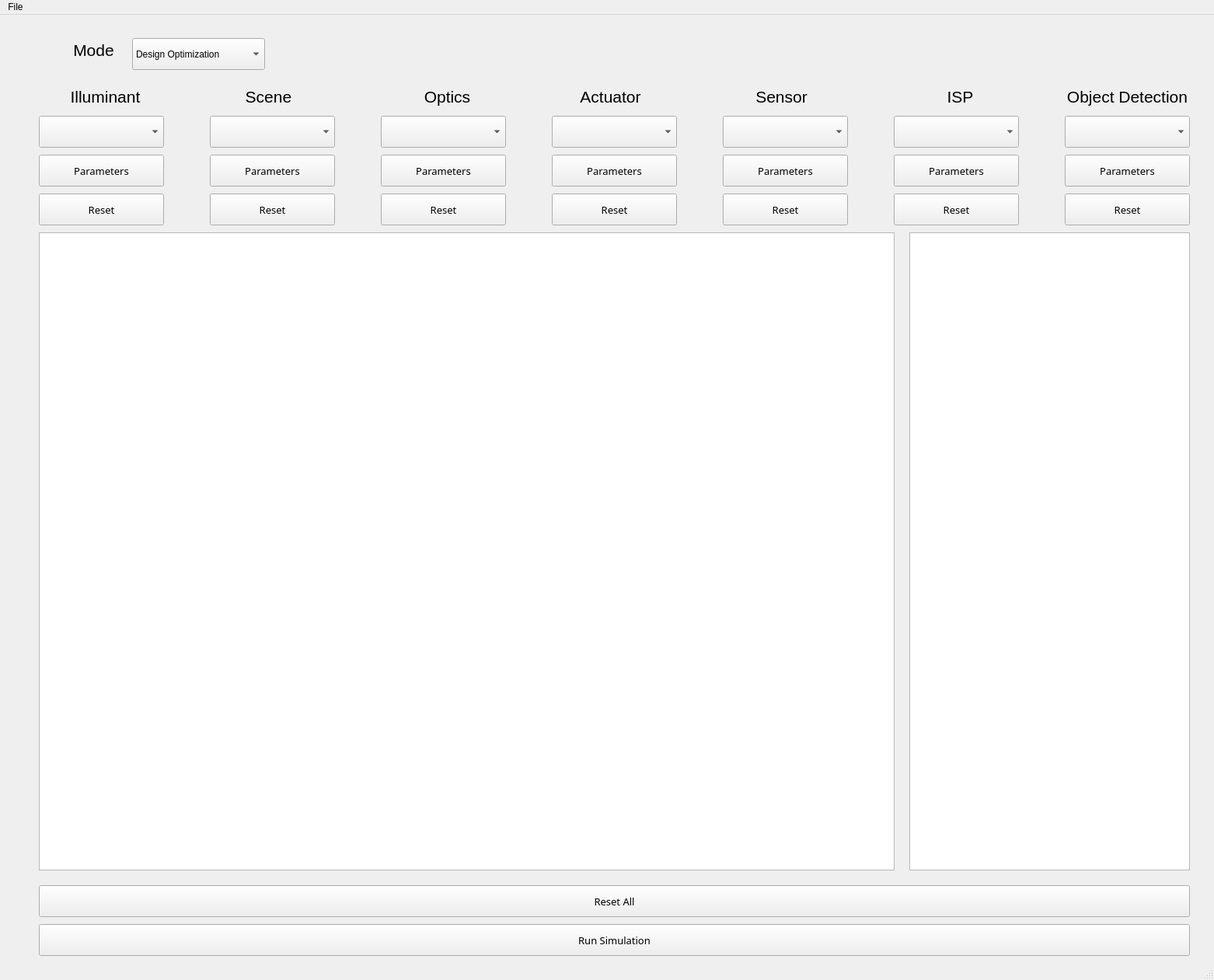
<?xml version="1.0" encoding="UTF-8"?>
<ui version="4.0">
 <class>MainWindow</class>
 <widget class="QMainWindow" name="MainWindow">
  <property name="geometry">
   <rect>
    <x>0</x>
    <y>0</y>
    <width>1562</width>
    <height>1261</height>
   </rect>
  </property>
  <property name="windowTitle">
   <string>MainWindow</string>
  </property>
  <widget class="QWidget" name="centralwidget">
   <widget class="QLabel" name="illuminant_label">
    <property name="geometry">
     <rect>
      <x>70</x>
      <y>90</y>
      <width>131</width>
      <height>31</height>
     </rect>
    </property>
    <property name="font">
     <font>
      <family>Yu Gothic UI</family>
      <pointsize>16</pointsize>
      <weight>50</weight>
      <bold>false</bold>
     </font>
    </property>
    <property name="text">
     <string>Illuminant</string>
    </property>
    <property name="alignment">
     <set>Qt::AlignCenter</set>
    </property>
   </widget>
   <widget class="QComboBox" name="illuminant_comboBox">
    <property name="geometry">
     <rect>
      <x>50</x>
      <y>130</y>
      <width>161</width>
      <height>41</height>
     </rect>
    </property>
    <item>
     <property name="text">
      <string/>
     </property>
    </item>
    <item>
     <property name="text">
      <string>D50</string>
     </property>
    </item>
    <item>
     <property name="text">
      <string>D55</string>
     </property>
    </item>
    <item>
     <property name="text">
      <string>D65</string>
     </property>
    </item>
    <item>
     <property name="text">
      <string>D75</string>
     </property>
    </item>
    <item>
     <property name="text">
      <string>illuminant A</string>
     </property>
    </item>
    <item>
     <property name="text">
      <string>illuminant B</string>
     </property>
    </item>
    <item>
     <property name="text">
      <string>illuminant C</string>
     </property>
    </item>
    <item>
     <property name="text">
      <string>Fluorescent</string>
     </property>
    </item>
    <item>
     <property name="text">
      <string>Tungsten</string>
     </property>
    </item>
   </widget>
   <widget class="QLabel" name="scene_label">
    <property name="geometry">
     <rect>
      <x>300</x>
      <y>90</y>
      <width>91</width>
      <height>31</height>
     </rect>
    </property>
    <property name="font">
     <font>
      <family>Yu Gothic UI</family>
      <pointsize>16</pointsize>
      <weight>50</weight>
      <bold>false</bold>
     </font>
    </property>
    <property name="text">
     <string>Scene</string>
    </property>
    <property name="alignment">
     <set>Qt::AlignCenter</set>
    </property>
   </widget>
   <widget class="QLabel" name="optics_label">
    <property name="geometry">
     <rect>
      <x>530</x>
      <y>90</y>
      <width>91</width>
      <height>31</height>
     </rect>
    </property>
    <property name="font">
     <font>
      <family>Yu Gothic UI</family>
      <pointsize>16</pointsize>
      <weight>50</weight>
      <bold>false</bold>
     </font>
    </property>
    <property name="text">
     <string>Optics</string>
    </property>
    <property name="alignment">
     <set>Qt::AlignCenter</set>
    </property>
   </widget>
   <widget class="QPushButton" name="Runsimulation_pushButton">
    <property name="geometry">
     <rect>
      <x>50</x>
      <y>1170</y>
      <width>1481</width>
      <height>41</height>
     </rect>
    </property>
    <property name="font">
     <font>
      <family>굴림</family>
      <pointsize>10</pointsize>
     </font>
    </property>
    <property name="text">
     <string>Run Simulation</string>
    </property>
   </widget>
   <widget class="QLabel" name="sensor_label">
    <property name="geometry">
     <rect>
      <x>960</x>
      <y>90</y>
      <width>91</width>
      <height>31</height>
     </rect>
    </property>
    <property name="font">
     <font>
      <family>Yu Gothic UI</family>
      <pointsize>16</pointsize>
      <weight>50</weight>
      <bold>false</bold>
     </font>
    </property>
    <property name="text">
     <string>Sensor</string>
    </property>
    <property name="alignment">
     <set>Qt::AlignCenter</set>
    </property>
   </widget>
   <widget class="QLabel" name="isp_label">
    <property name="geometry">
     <rect>
      <x>1190</x>
      <y>90</y>
      <width>91</width>
      <height>31</height>
     </rect>
    </property>
    <property name="font">
     <font>
      <family>Yu Gothic UI</family>
      <pointsize>16</pointsize>
      <weight>50</weight>
      <bold>false</bold>
     </font>
    </property>
    <property name="text">
     <string>ISP</string>
    </property>
    <property name="alignment">
     <set>Qt::AlignCenter</set>
    </property>
   </widget>
   <widget class="QLabel" name="objectdetection_label">
    <property name="geometry">
     <rect>
      <x>1360</x>
      <y>90</y>
      <width>181</width>
      <height>31</height>
     </rect>
    </property>
    <property name="font">
     <font>
      <family>Yu Gothic UI</family>
      <pointsize>16</pointsize>
      <weight>50</weight>
      <bold>false</bold>
     </font>
    </property>
    <property name="text">
     <string>Object Detection</string>
    </property>
    <property name="alignment">
     <set>Qt::AlignCenter</set>
    </property>
   </widget>
   <widget class="QGraphicsView" name="graphicsView">
    <property name="geometry">
     <rect>
      <x>50</x>
      <y>280</y>
      <width>1101</width>
      <height>821</height>
     </rect>
    </property>
   </widget>
   <widget class="QPushButton" name="reset_pushButton">
    <property name="geometry">
     <rect>
      <x>50</x>
      <y>1120</y>
      <width>1481</width>
      <height>41</height>
     </rect>
    </property>
    <property name="font">
     <font>
      <family>굴림</family>
      <pointsize>10</pointsize>
     </font>
    </property>
    <property name="text">
     <string>Reset All</string>
    </property>
   </widget>
   <widget class="QPushButton" name="illuminant_reset">
    <property name="geometry">
     <rect>
      <x>50</x>
      <y>230</y>
      <width>161</width>
      <height>41</height>
     </rect>
    </property>
    <property name="font">
     <font>
      <family>굴림</family>
      <pointsize>10</pointsize>
     </font>
    </property>
    <property name="text">
     <string>Reset</string>
    </property>
   </widget>
   <widget class="QComboBox" name="scene_comboBox">
    <property name="geometry">
     <rect>
      <x>270</x>
      <y>130</y>
      <width>161</width>
      <height>41</height>
     </rect>
    </property>
    <property name="styleSheet">
     <string notr="true">text-align: center;</string>
    </property>
    <item>
     <property name="text">
      <string/>
     </property>
    </item>
    <item>
     <property name="text">
      <string>Macbeth Chart</string>
     </property>
    </item>
    <item>
     <property name="text">
      <string>Point Array</string>
     </property>
    </item>
    <item>
     <property name="text">
      <string>Gridlines</string>
     </property>
    </item>
    <item>
     <property name="text">
      <string>Slanted Edge</string>
     </property>
    </item>
    <item>
     <property name="text">
      <string>Rings Rays</string>
     </property>
    </item>
   </widget>
   <widget class="QComboBox" name="optics_comboBox">
    <property name="geometry">
     <rect>
      <x>490</x>
      <y>130</y>
      <width>161</width>
      <height>41</height>
     </rect>
    </property>
    <property name="styleSheet">
     <string notr="true">text-align: right;</string>
    </property>
    <item>
     <property name="text">
      <string/>
     </property>
    </item>
    <item>
     <property name="text">
      <string>Example</string>
     </property>
    </item>
    <item>
     <property name="text">
      <string>Cooke Triplet</string>
     </property>
    </item>
    <item>
     <property name="text">
      <string>Double-Gauss</string>
     </property>
    </item>
    <item>
     <property name="text">
      <string>FishEye</string>
     </property>
    </item>
    <item>
     <property name="text">
      <string>WideAngle</string>
     </property>
    </item>
   </widget>
   <widget class="QComboBox" name="sensor_comboBox">
    <property name="geometry">
     <rect>
      <x>930</x>
      <y>130</y>
      <width>161</width>
      <height>41</height>
     </rect>
    </property>
    <item>
     <property name="text">
      <string/>
     </property>
    </item>
    <item>
     <property name="text">
      <string>Bayer-grbg</string>
     </property>
    </item>
    <item>
     <property name="text">
      <string>Bayer-rggb</string>
     </property>
    </item>
    <item>
     <property name="text">
      <string>Bayer-bggr</string>
     </property>
    </item>
    <item>
     <property name="text">
      <string>Bayer-gbrg</string>
     </property>
    </item>
    <item>
     <property name="text">
      <string>Bayer-ycmy</string>
     </property>
    </item>
    <item>
     <property name="text">
      <string>Bayer-cyym</string>
     </property>
    </item>
    <item>
     <property name="text">
      <string>MT9V024</string>
     </property>
    </item>
    <item>
     <property name="text">
      <string>AR0132AT</string>
     </property>
    </item>
    <item>
     <property name="text">
      <string>IMX363</string>
     </property>
    </item>
    <item>
     <property name="text">
      <string>IMX490-Large</string>
     </property>
    </item>
    <item>
     <property name="text">
      <string>IMX490-Small</string>
     </property>
    </item>
    <item>
     <property name="text">
      <string>Nikon-D100</string>
     </property>
    </item>
   </widget>
   <widget class="QComboBox" name="isp_comboBox">
    <property name="geometry">
     <rect>
      <x>1150</x>
      <y>130</y>
      <width>161</width>
      <height>41</height>
     </rect>
    </property>
    <item>
     <property name="text">
      <string/>
     </property>
    </item>
    <item>
     <property name="text">
      <string>Bilinear</string>
     </property>
    </item>
    <item>
     <property name="text">
      <string>Adaptive Laplacian</string>
     </property>
    </item>
    <item>
     <property name="text">
      <string>Laplacian</string>
     </property>
    </item>
    <item>
     <property name="text">
      <string>Nearest Neighbor</string>
     </property>
    </item>
   </widget>
   <widget class="QComboBox" name="objectdetection_comboBox">
    <property name="geometry">
     <rect>
      <x>1370</x>
      <y>130</y>
      <width>161</width>
      <height>41</height>
     </rect>
    </property>
    <item>
     <property name="text">
      <string/>
     </property>
    </item>
    <item>
     <property name="text">
      <string>DETR</string>
     </property>
    </item>
    <item>
     <property name="text">
      <string>YOLO</string>
     </property>
    </item>
   </widget>
   <widget class="QPushButton" name="scene_reset">
    <property name="geometry">
     <rect>
      <x>270</x>
      <y>230</y>
      <width>161</width>
      <height>41</height>
     </rect>
    </property>
    <property name="font">
     <font>
      <family>굴림</family>
      <pointsize>10</pointsize>
     </font>
    </property>
    <property name="text">
     <string>Reset</string>
    </property>
   </widget>
   <widget class="QPushButton" name="optics_reset">
    <property name="geometry">
     <rect>
      <x>490</x>
      <y>230</y>
      <width>161</width>
      <height>41</height>
     </rect>
    </property>
    <property name="font">
     <font>
      <family>굴림</family>
      <pointsize>10</pointsize>
     </font>
    </property>
    <property name="text">
     <string>Reset</string>
    </property>
   </widget>
   <widget class="QPushButton" name="sensor_reset">
    <property name="geometry">
     <rect>
      <x>930</x>
      <y>230</y>
      <width>161</width>
      <height>41</height>
     </rect>
    </property>
    <property name="font">
     <font>
      <family>굴림</family>
      <pointsize>10</pointsize>
     </font>
    </property>
    <property name="text">
     <string>Reset</string>
    </property>
   </widget>
   <widget class="QPushButton" name="isp_reset">
    <property name="geometry">
     <rect>
      <x>1150</x>
      <y>230</y>
      <width>161</width>
      <height>41</height>
     </rect>
    </property>
    <property name="font">
     <font>
      <family>굴림</family>
      <pointsize>10</pointsize>
     </font>
    </property>
    <property name="text">
     <string>Reset</string>
    </property>
   </widget>
   <widget class="QPushButton" name="objectdetection_reset">
    <property name="geometry">
     <rect>
      <x>1370</x>
      <y>230</y>
      <width>161</width>
      <height>41</height>
     </rect>
    </property>
    <property name="font">
     <font>
      <family>굴림</family>
      <pointsize>10</pointsize>
     </font>
    </property>
    <property name="text">
     <string>Reset</string>
    </property>
   </widget>
   <widget class="QLabel" name="mode_label">
    <property name="geometry">
     <rect>
      <x>80</x>
      <y>30</y>
      <width>81</width>
      <height>31</height>
     </rect>
    </property>
    <property name="font">
     <font>
      <family>Yu Gothic UI</family>
      <pointsize>16</pointsize>
      <weight>50</weight>
      <bold>false</bold>
     </font>
    </property>
    <property name="text">
     <string>Mode</string>
    </property>
    <property name="alignment">
     <set>Qt::AlignCenter</set>
    </property>
   </widget>
   <widget class="QComboBox" name="mode_comboBox">
    <property name="geometry">
     <rect>
      <x>170</x>
      <y>30</y>
      <width>171</width>
      <height>41</height>
     </rect>
    </property>
    <item>
     <property name="text">
      <string>Design Optimization</string>
     </property>
    </item>
    <item>
     <property name="text">
      <string>Failure Analysis</string>
     </property>
    </item>
   </widget>
   <widget class="QPushButton" name="illuminant_parameters">
    <property name="enabled">
     <bool>true</bool>
    </property>
    <property name="geometry">
     <rect>
      <x>50</x>
      <y>180</y>
      <width>161</width>
      <height>41</height>
     </rect>
    </property>
    <property name="font">
     <font>
      <family>굴림</family>
      <pointsize>10</pointsize>
     </font>
    </property>
    <property name="layoutDirection">
     <enum>Qt::LeftToRight</enum>
    </property>
    <property name="text">
     <string>Parameters</string>
    </property>
   </widget>
   <widget class="QPushButton" name="sensor_parameters">
    <property name="geometry">
     <rect>
      <x>930</x>
      <y>180</y>
      <width>161</width>
      <height>41</height>
     </rect>
    </property>
    <property name="font">
     <font>
      <family>굴림</family>
      <pointsize>10</pointsize>
     </font>
    </property>
    <property name="text">
     <string>Parameters</string>
    </property>
   </widget>
   <widget class="QPushButton" name="scene_parameters">
    <property name="geometry">
     <rect>
      <x>270</x>
      <y>180</y>
      <width>161</width>
      <height>41</height>
     </rect>
    </property>
    <property name="font">
     <font>
      <family>굴림</family>
      <pointsize>10</pointsize>
     </font>
    </property>
    <property name="text">
     <string>Parameters</string>
    </property>
   </widget>
   <widget class="QPushButton" name="isp_parameters">
    <property name="geometry">
     <rect>
      <x>1150</x>
      <y>180</y>
      <width>161</width>
      <height>41</height>
     </rect>
    </property>
    <property name="font">
     <font>
      <family>굴림</family>
      <pointsize>10</pointsize>
     </font>
    </property>
    <property name="text">
     <string>Parameters</string>
    </property>
   </widget>
   <widget class="QPushButton" name="optics_parameters">
    <property name="geometry">
     <rect>
      <x>490</x>
      <y>180</y>
      <width>161</width>
      <height>41</height>
     </rect>
    </property>
    <property name="font">
     <font>
      <family>굴림</family>
      <pointsize>10</pointsize>
     </font>
    </property>
    <property name="text">
     <string>Parameters</string>
    </property>
   </widget>
   <widget class="QPushButton" name="objectdetection_parameters">
    <property name="geometry">
     <rect>
      <x>1370</x>
      <y>180</y>
      <width>161</width>
      <height>41</height>
     </rect>
    </property>
    <property name="font">
     <font>
      <family>굴림</family>
      <pointsize>10</pointsize>
     </font>
    </property>
    <property name="text">
     <string>Parameters</string>
    </property>
   </widget>
   <widget class="QComboBox" name="actuator_comboBox">
    <property name="geometry">
     <rect>
      <x>710</x>
      <y>130</y>
      <width>161</width>
      <height>41</height>
     </rect>
    </property>
    <property name="styleSheet">
     <string notr="true">text-align: right;</string>
    </property>
    <item>
     <property name="text">
      <string/>
     </property>
    </item>
   </widget>
   <widget class="QPushButton" name="actuator_parameters">
    <property name="geometry">
     <rect>
      <x>710</x>
      <y>180</y>
      <width>161</width>
      <height>41</height>
     </rect>
    </property>
    <property name="font">
     <font>
      <family>굴림</family>
      <pointsize>10</pointsize>
     </font>
    </property>
    <property name="text">
     <string>Parameters</string>
    </property>
   </widget>
   <widget class="QPushButton" name="actuator_reset">
    <property name="geometry">
     <rect>
      <x>710</x>
      <y>230</y>
      <width>161</width>
      <height>41</height>
     </rect>
    </property>
    <property name="font">
     <font>
      <family>굴림</family>
      <pointsize>10</pointsize>
     </font>
    </property>
    <property name="text">
     <string>Reset</string>
    </property>
   </widget>
   <widget class="QLabel" name="actuator_label">
    <property name="geometry">
     <rect>
      <x>740</x>
      <y>90</y>
      <width>91</width>
      <height>31</height>
     </rect>
    </property>
    <property name="font">
     <font>
      <family>Yu Gothic UI</family>
      <pointsize>16</pointsize>
      <weight>50</weight>
      <bold>false</bold>
     </font>
    </property>
    <property name="text">
     <string>Actuator</string>
    </property>
    <property name="alignment">
     <set>Qt::AlignCenter</set>
    </property>
   </widget>
   <widget class="QTextBrowser" name="textBrowser">
    <property name="geometry">
     <rect>
      <x>1170</x>
      <y>280</y>
      <width>361</width>
      <height>821</height>
     </rect>
    </property>
   </widget>
  </widget>
  <widget class="QMenuBar" name="menubar">
   <property name="geometry">
    <rect>
     <x>0</x>
     <y>0</y>
     <width>1562</width>
     <height>21</height>
    </rect>
   </property>
   <widget class="QMenu" name="menuFile">
    <property name="title">
     <string>File</string>
    </property>
    <addaction name="actionNew"/>
    <addaction name="actionSave"/>
   </widget>
   <addaction name="menuFile"/>
  </widget>
  <widget class="QStatusBar" name="statusbar"/>
  <action name="actionNew">
   <property name="text">
    <string>New</string>
   </property>
  </action>
  <action name="actionSave">
   <property name="text">
    <string>Save</string>
   </property>
  </action>
 </widget>
 <resources/>
 <connections/>
</ui>
